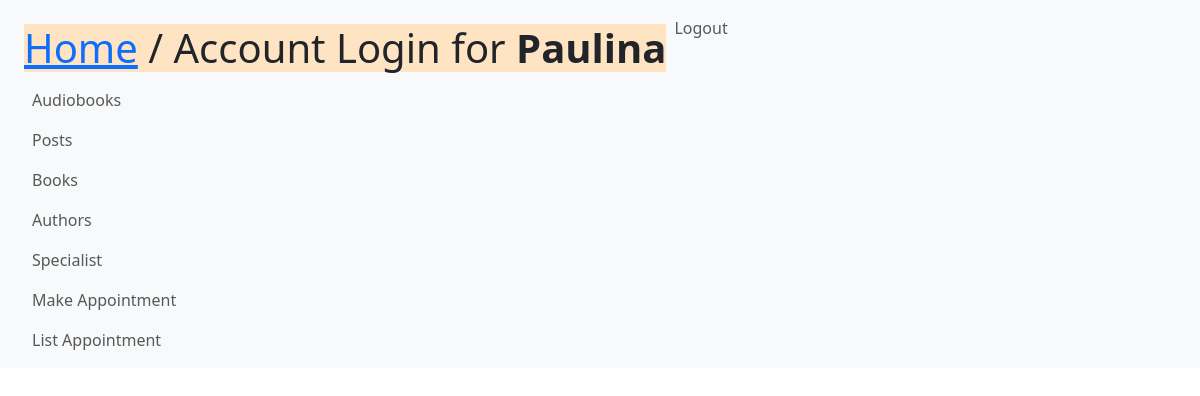
Before: /specialists/ (signed in) with the older database file.
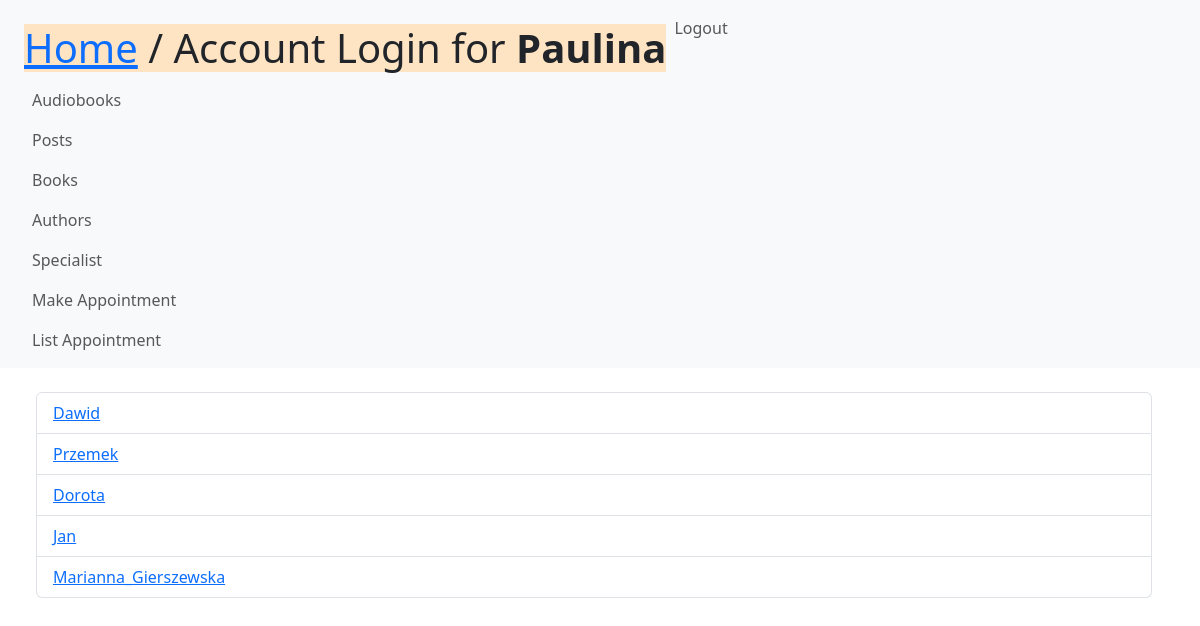
After: the same page with the newer database file.
### people/models.py (models this page shows)
class User(AbstractUser):
    company = models.ForeignKey('Company', related_name='Employees', null=True, on_delete=models.SET_NULL)
    def is_specialist(self):
        return self.groups.filter(name='Specialist').exists()
    def is_company(self):
        return self.groups.filter(name='Company').exists()

### people/views.py (the view)
# urls.py: path('specialists/', SpecialistView.as_view(), name='view_specialist'),
class SpecialistView(View):
    def get(self, request):
        specialist = people.models.User.objects.filter(groups__name='Specialist').all
        return render(request, 'listy2specialist.html', {'specialist': specialist})

### people/templates/listy2specialist.html
{% extends 'base.html' %}
{% block content %}
    {% include 'list.html' with objects=specialist%}
{% endblock %}

### people/templates/list.html
<ul class="list-group">
    {% for obj in objects %}
        <ul class="list-group-item">
            <a href="{{ obj.get_absolute_url }}"> {{ obj }}</a>
        </ul>
    {% endfor %}

Changed rows visible on the page:
added User: username "Dawid"
added User: username "Przemek"
added User: username "Dorota"
added User: username "Jan"
added User: username "Marianna_Gierszewska"
